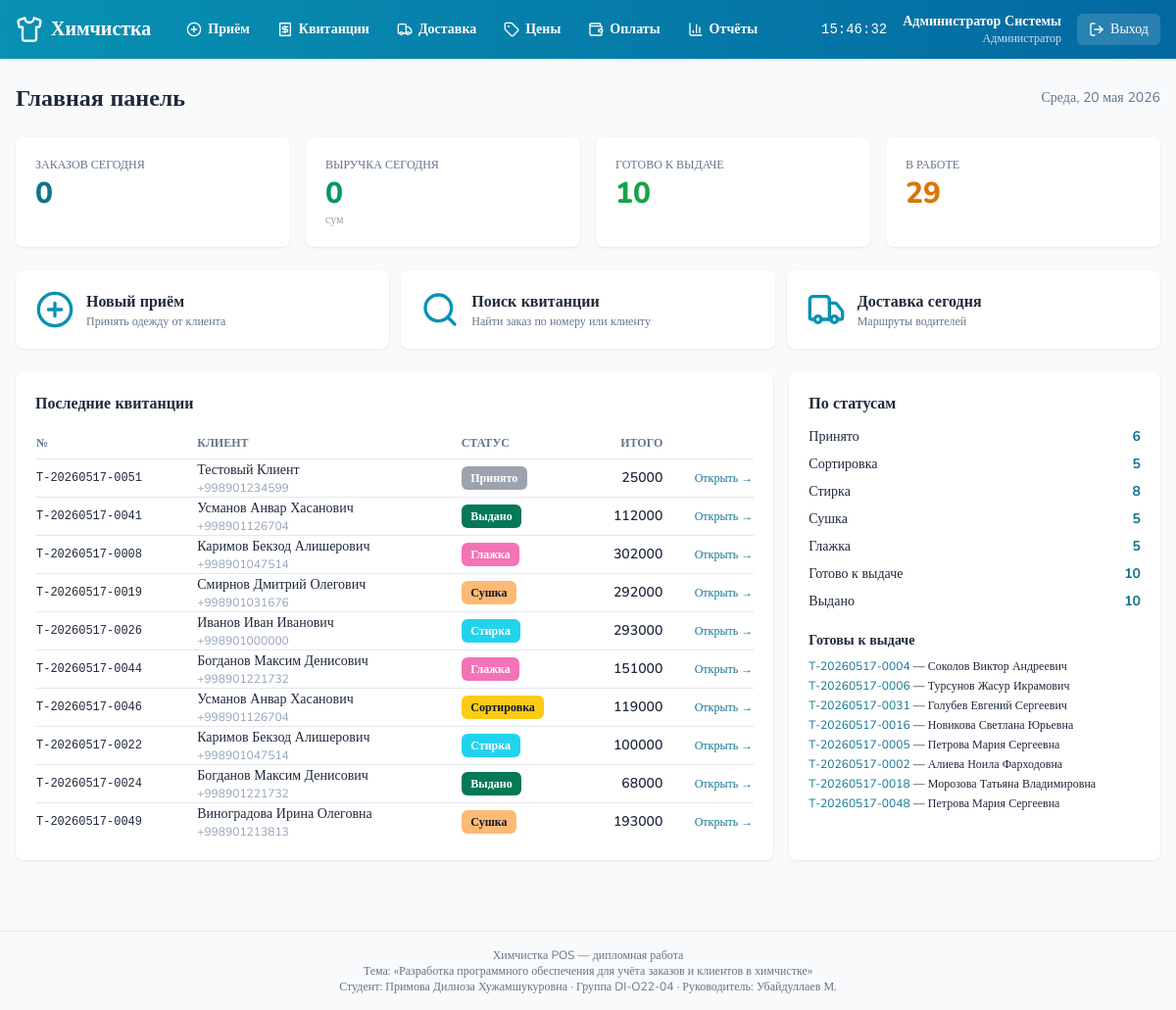
The page /pos/ (signed in) on the database its author committed.
### accounts/models.py (models this page shows, shortened)
class User(AbstractUser):
    ROLE_CHOICES = [
        ('admin', 'Администратор'),
        ('cashier', 'Кассир'),
        ('operator', 'Оператор'),
        ('driver', 'Водитель'),
    ]
    role = models.CharField('Роль', max_length=20, choices=ROLE_CHOICES, default='cashier')
    phone = models.CharField('Телефон', max_length=32, blank=True)
    full_name = models.CharField('ФИО', max_length=160, blank=True)
    class Meta:
        verbose_name = 'Пользователь'
        verbose_name_plural = 'Пользователи'
    def display_name(self):
        return self.full_name or self.get_full_name() or self.username

### intake/models.py (models this page shows, shortened)
class IntakeTicket(models.Model):
    ticket_number = models.CharField('Номер квитанции', max_length=24, unique=True, db_index=True)
    customer = models.ForeignKey(Customer, on_delete=models.PROTECT, related_name='tickets', verbose_name='Клиент')
    cashier = models.ForeignKey(settings.AUTH_USER_MODEL, on_delete=models.PROTECT, related_name='tickets_taken', verbose_name='Кассир')
    status = models.CharField('Статус', max_length=20, choices=STATUS_CHOICES, default='received', db_index=True)
    received_at = models.DateTimeField('Принято', default=timezone.now)
    ready_by = models.DateTimeField('Готово к (план)', null=True, blank=True)
    ready_at = models.DateTimeField('Готово (факт)', null=True, blank=True)
    delivered_at = models.DateTimeField('Выдано', null=True, blank=True)
    pickup_method = models.CharField('Способ получения', max_length=12, choices=PICKUP_CHOICES, default='in_store')
    delivery_address = models.CharField('Адрес доставки', max_length=255, blank=True)
    notes = models.TextField('Заметки', blank=True)
    subtotal = models.DecimalField('Сумма', max_digits=12, decimal_places=2, default=Decimal('0'))
    discount = models.DecimalField('Скидка', max_digits=12, decimal_places=2, default=Decimal('0'))
    total = models.DecimalField('Итого', max_digits=12, decimal_places=2, default=Decimal('0'))
    amount_paid = models.DecimalField('Оплачено', max_digits=12, decimal_places=2, default=Decimal('0'))
    qr_image = models.ImageField('QR код', upload_to='qr/', blank=True, null=True)
    class Meta:
        verbose_name = 'Квитанция'
        verbose_name_plural = 'Квитанции'
        ordering = ['-received_at']
    def status_color(self):
        return STATUS_COLORS.get(self.status, 'bg-gray-300 text-gray-900')

### customers/models.py (models this page shows, shortened)
class Customer(models.Model):
    phone = models.CharField('Телефон', max_length=32, unique=True, db_index=True)
    full_name = models.CharField('ФИО', max_length=160)
    address = models.CharField('Адрес', max_length=255, blank=True)
    notes = models.TextField('Заметки', blank=True)
    created_at = models.DateTimeField('Создан', auto_now_add=True)
    total_spent = models.DecimalField('Сумма покупок', max_digits=12, decimal_places=2, default=Decimal('0'))
    class Meta:
        verbose_name = 'Клиент'
        verbose_name_plural = 'Клиенты'
        ordering = ['-created_at']

### core/views.py (the view)
# urls.py: path('', views.dashboard, name='dashboard'),
@login_required
def dashboard(request):
    today = timezone.localdate()
    today_qs = IntakeTicket.objects.filter(received_at__date=today)
    payments_today = Payment.objects.filter(paid_at__date=today)
    stats = {
        'count_today': today_qs.count(),
        'revenue_today': payments_today.aggregate(s=Sum('amount'))['s'] or Decimal('0'),
        'ready_count': IntakeTicket.objects.filter(status='ready').count(),
        'in_progress': IntakeTicket.objects.filter(
            status__in=['received', 'sorting', 'washing', 'drying', 'ironing']
        ).count(),
    }
    by_status = (
        IntakeTicket.objects.values('status')
        .annotate(c=Count('id'))
        .order_by()
    )
    status_map = {row['status']: row['c'] for row in by_status}
    status_order = ['received', 'sorting', 'washing', 'drying', 'ironing', 'ready', 'delivered']
    status_labels = dict(IntakeTicket._meta.get_field('status').choices)
    status_rows = [
        {'code': s, 'label': status_labels.get(s, s), 'count': status_map.get(s, 0)}
        for s in status_order
    ]
    recent = IntakeTicket.objects.select_related('customer', 'cashier').order_by('-received_at')[:10]
    ready_tickets = IntakeTicket.objects.filter(status='ready').select_related('customer')[:8]
    return render(request, 'pos/dashboard.html', {
        'stats': stats,
        'status_rows': status_rows,
        'recent': recent,
        'ready_tickets': ready_tickets,
        'today': today,
    })

### core/context_processors.py (called while the page is built)
def bmi_metadata(request):
    return {
        'BMI_TOPIC': 'Разработка программного обеспечения для учёта заказов и клиентов в химчистке',
        'BMI_STUDENT': 'Примова Дилноза Хужамшукуровна',
        'BMI_GROUP': 'DI-O22-04',
        'BMI_SUPERVISOR': 'Убайдуллаев М.',
        'APP_NAME': 'Химчистка POS',
    }

### templates/pos/dashboard.html (shortened to what this page needs)
{% extends 'base.html' %}
{% block content %}
<div class="flex items-center justify-between mb-6">
  <h1 class="text-2xl font-extrabold">Главная панель</h1>
  <div class="text-sm text-slate-500">{{ today|date:"l, d E Y" }}</div>
</div>
<div class="grid grid-cols-1 md:grid-cols-4 gap-4 mb-6">
  <div class="card">
    <div class="text-xs uppercase text-slate-500">Заказов сегодня</div>
    <div class="text-3xl font-extrabold text-cyan-700 mt-1">{{ stats.count_today }}</div>
  </div>
  <div class="card">
    <div class="text-xs uppercase text-slate-500">Выручка сегодня</div>
    <div class="text-3xl font-extrabold text-emerald-600 mt-1">{{ stats.revenue_today|floatformat:0 }}</div>
    <div class="text-xs text-slate-400">сум</div>
  </div>
  <div class="card">
    <div class="text-xs uppercase text-slate-500">Готово к выдаче</div>
    <div class="text-3xl font-extrabold text-green-600 mt-1">{{ stats.ready_count }}</div>
  </div>
  <div class="card">
    <div class="text-xs uppercase text-slate-500">В работе</div>
    <div class="text-3xl font-extrabold text-amber-600 mt-1">{{ stats.in_progress }}</div>
  </div>
</div>
<div class="grid grid-cols-1 md:grid-cols-3 gap-3 mb-6">
  <a href="{% url 'intake:new' %}" class="card hover:bg-cyan-50 transition flex items-center gap-3">
    <i data-lucide="plus-circle" class="w-10 h-10 text-cyan-600"></i>
    <div>
      <div class="font-bold">Новый приём</div>
      <div class="text-xs text-slate-500">Принять одежду от клиента</div>
    </div>
  </a>
  <a href="{% url 'tickets:list' %}" class="card hover:bg-cyan-50 transition flex items-center gap-3">
    <i data-lucide="search" class="w-10 h-10 text-cyan-600"></i>
    <div>
      <div class="font-bold">Поиск квитанции</div>
      <div class="text-xs text-slate-500">Найти заказ по номеру или клиенту</div>
    </div>
  </a>
  <a href="{% url 'delivery:list' %}" class="card hover:bg-cyan-50 transition flex items-center gap-3">
    <i data-lucide="truck" class="w-10 h-10 text-cyan-600"></i>
    <div>
      <div class="font-bold">Доставка сегодня</div>
      <div class="text-xs text-slate-500">Маршруты водителей</div>
    </div>
  </a>
</div>
<div class="grid grid-cols-1 lg:grid-cols-3 gap-4">
  <div class="card lg:col-span-2">
    <h2 class="font-bold mb-3">Последние квитанции</h2>
    <table class="w-full text-sm">
      <thead>
        <tr class="text-left text-xs uppercase text-slate-500 border-b">
          <th class="py-2">№</th><th>Клиент</th><th>Статус</th><th class="text-right">Итого</th><th></th>
        </tr>
      </thead>
      <tbody>
        {% for t in recent %}
        <tr class="border-b last:border-0 hover:bg-slate-50">
          <td class="py-2 font-mono text-xs">{{ t.ticket_number }}</td>
          <td>{{ t.customer.full_name }}<div class="text-xs text-slate-400">{{ t.customer.phone }}</div></td>
          <td><span class="chip {{ t.status_color }}">{{ t.get_status_display }}</span></td>
          <td class="text-right font-semibold">{{ t.total|floatformat:0 }}</td>
          <td class="text-right"><a class="text-cyan-700 hover:underline text-xs" href="{% url 'tickets:detail' t.pk %}">Открыть →</a></td>
        </tr>
        {% empty %}
        <tr><td colspan="5" class="py-6 text-center text-slate-400">Пока нет квитанций</td></tr>
        {% endfor %}
      </tbody>
    </table>
  </div>
  <div class="card">
    <h2 class="font-bold mb-3">По статусам</h2>
    <ul class="space-y-2 text-sm">
      {% for s in status_rows %}
      <li class="flex justify-between items-center">
        <span>{{ s.label }}</span>
        <span class="font-bold text-cyan-700">{{ s.count }}</span>
      </li>
      {% endfor %}
    </ul>
    {% if ready_tickets %}
    <h3 class="font-bold mt-5 mb-2 text-sm">Готовы к выдаче</h3>
    <ul class="text-xs space-y-1">
      {% for t in ready_tickets %}
      <li><a class="text-cyan-700 hover:underline" href="{% url 'tickets:detail' t.pk %}">{{ t.ticket_number }}</a> — {{ t.customer.full_name }}</li>
      {% endfor %}
    </ul>
    {% endif %}
  </div>
</div>
{% endblock %}

### templates/components/topbar.html
{% load static %}
<header class="bg-gradient-to-r from-cyan-600 to-sky-700 text-white shadow no-print">
  <div class="max-w-7xl mx-auto px-4 py-3 flex items-center gap-6">
    <a href="{% url 'pos:dashboard' %}" class="flex items-center gap-2 font-extrabold text-xl">
      <i data-lucide="shirt" class="w-7 h-7"></i>
      <span>Химчистка</span>
    </a>
    <nav class="flex items-center gap-1 flex-1 text-sm font-semibold">
      <a href="{% url 'intake:new' %}" class="px-3 py-2 rounded-md hover:bg-white/15 flex items-center gap-1.5">
        <i data-lucide="plus-circle" class="w-4 h-4"></i> Приём
      </a>
      <a href="{% url 'tickets:list' %}" class="px-3 py-2 rounded-md hover:bg-white/15 flex items-center gap-1.5">
        <i data-lucide="receipt" class="w-4 h-4"></i> Квитанции
      </a>
      <a href="{% url 'delivery:list' %}" class="px-3 py-2 rounded-md hover:bg-white/15 flex items-center gap-1.5">
        <i data-lucide="truck" class="w-4 h-4"></i> Доставка
      </a>
      <a href="{% url 'pricing:matrix' %}" class="px-3 py-2 rounded-md hover:bg-white/15 flex items-center gap-1.5">
        <i data-lucide="tag" class="w-4 h-4"></i> Цены
      </a>
      <a href="{% url 'payments:list' %}" class="px-3 py-2 rounded-md hover:bg-white/15 flex items-center gap-1.5">
        <i data-lucide="wallet" class="w-4 h-4"></i> Оплаты
      </a>
      <a href="{% url 'reports:daily' %}" class="px-3 py-2 rounded-md hover:bg-white/15 flex items-center gap-1.5">
        <i data-lucide="bar-chart-3" class="w-4 h-4"></i> Отчёты
      </a>
    </nav>
    <div class="flex items-center gap-4 text-sm">
      <span id="clock" class="font-mono"></span>
      <div class="text-right leading-tight">
        <div class="font-bold">{{ user.display_name }}</div>
        <div class="text-xs opacity-80">{{ user.get_role_display }}</div>
      </div>
      <form action="{% url 'logout' %}" method="post">{% csrf_token %}
        <button type="submit" class="bg-white/15 hover:bg-white/25 px-3 py-1.5 rounded-md text-sm flex items-center gap-1.5">
          <i data-lucide="log-out" class="w-4 h-4"></i> Выход
        </button>
      </form>
    </div>
  </div>
</header>

### templates/base.html (style rules this page uses)
body { font-family: 'Nunito', system-ui, sans-serif; }
.chip { display:inline-flex; align-items:center; padding:.15rem .6rem; border-radius:.375rem; font-weight:600; font-size:.75rem; }
.card { background:white; border-radius:.5rem; box-shadow:0 1px 3px rgba(0,0,0,.08); padding:1.25rem; }

### rows shown on the page
User: display_name "Администратор Системы", role "Администратор"
IntakeTicket: ticket_number "T-20260517-0051", customer.full_name "Тестовый Клиент", customer.phone "+998901234599", status "Принято", total "25000"
IntakeTicket: ticket_number "T-20260517-0041", customer.full_name "Усманов Анвар Хасанович", customer.phone "+998901126704", status "Выдано", total "112000"
IntakeTicket: ticket_number "T-20260517-0008", customer.full_name "Каримов Бекзод Алишерович", customer.phone "+998901047514", status "Глажка", total "302000"
IntakeTicket: ticket_number "T-20260517-0019", customer.full_name "Смирнов Дмитрий Олегович", customer.phone "+998901031676", status "Сушка", total "292000"
IntakeTicket: ticket_number "T-20260517-0026", customer.full_name "Иванов Иван Иванович", customer.phone "+998901000000", status "Стирка", total "293000"
IntakeTicket: ticket_number "T-20260517-0044", customer.full_name "Богданов Максим Денисович", customer.phone "+998901221732", status "Глажка", total "151000"
IntakeTicket: ticket_number "T-20260517-0046", customer.full_name "Усманов Анвар Хасанович", customer.phone "+998901126704", status "Сортировка", total "119000"
IntakeTicket: ticket_number "T-20260517-0022", customer.full_name "Каримов Бекзод Алишерович", customer.phone "+998901047514", status "Стирка", total "100000"
IntakeTicket: ticket_number "T-20260517-0024", customer.full_name "Богданов Максим Денисович", customer.phone "+998901221732", status "Выдано", total "68000"
IntakeTicket: ticket_number "T-20260517-0049", customer.full_name "Виноградова Ирина Олеговна", customer.phone "+998901213813", status "Сушка", total "193000"
IntakeTicket: ticket_number "T-20260517-0004", customer.full_name "Соколов Виктор Андреевич"
IntakeTicket: ticket_number "T-20260517-0006", customer.full_name "Турсунов Жасур Икрамович"
IntakeTicket: ticket_number "T-20260517-0031", customer.full_name "Голубев Евгений Сергеевич"
IntakeTicket: ticket_number "T-20260517-0016", customer.full_name "Новикова Светлана Юрьевна"
IntakeTicket: ticket_number "T-20260517-0005", customer.full_name "Петрова Мария Сергеевна"
IntakeTicket: ticket_number "T-20260517-0002", customer.full_name "Алиева Ноила Фарходовна"
IntakeTicket: ticket_number "T-20260517-0018", customer.full_name "Морозова Татьяна Владимировна"
IntakeTicket: ticket_number "T-20260517-0048", customer.full_name "Петрова Мария Сергеевна"

### other values the page prints
{{ today|date:"l, d E Y" }} "Среда, 20 мая 2026"
{{ stats.count_today }} "0"
{{ stats.revenue_today|floatformat:0 }} "0"
{{ stats.ready_count }} "10"
{{ stats.in_progress }} "29"
{{ s.label }} "Принято" "Сортировка" "Стирка" "Сушка" "Глажка" "Готово к выдаче" "Выдано"
{{ s.count }} "6" "5" "8" "5" "5" "10" "10"
{{ BMI_TOPIC }} "Разработка программного обеспечения для учёта заказов и клиентов в химчистке"
{{ BMI_STUDENT }} "Примова Дилноза Хужамшукуровна"
{{ BMI_GROUP }} "DI-O22-04"
{{ BMI_SUPERVISOR }} "Убайдуллаев М."
